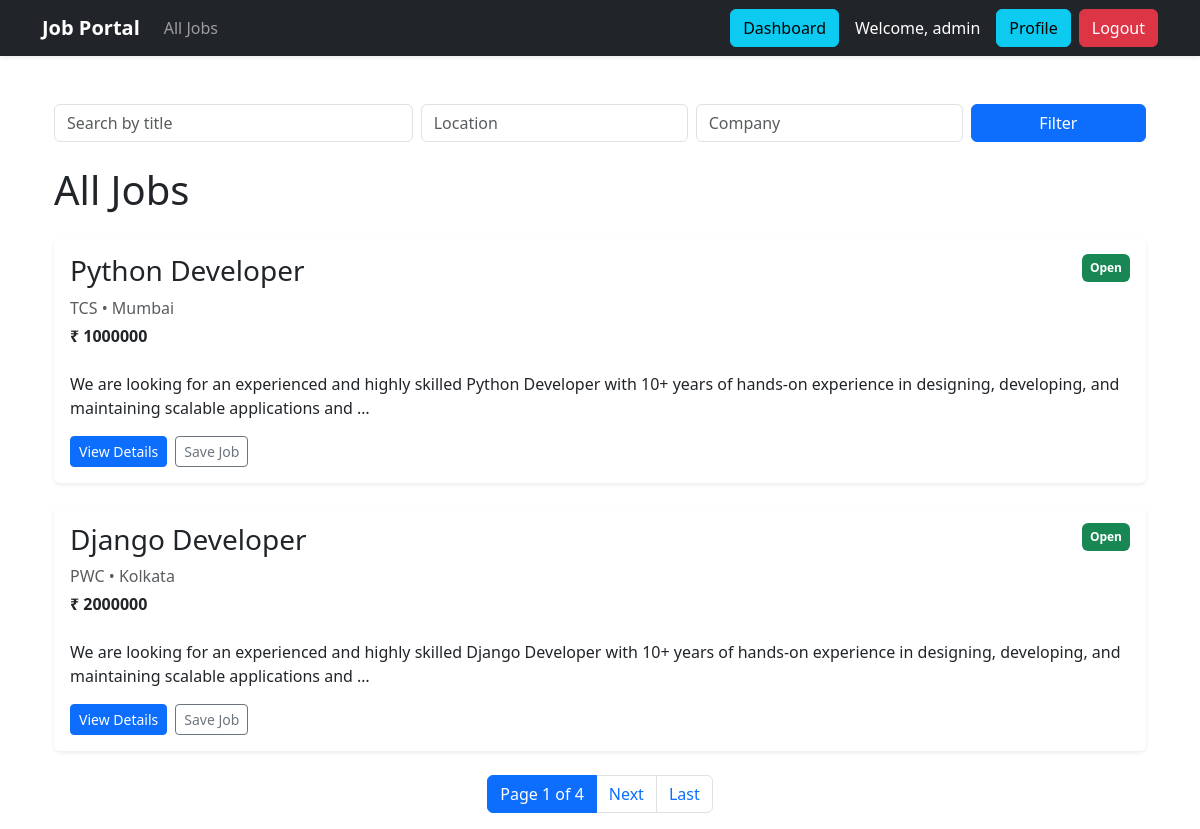
Page /jobs/ (signed in) on the committed database.
### jobs/models.py (models this page shows, shortened)
class Job(models.Model):
    posted_by = models.ForeignKey(
        User, on_delete=models.CASCADE, related_name="posted_jobs", null=True
    )
    title = models.CharField(max_length=200)
    company_name = models.CharField(max_length=200)
    location = models.CharField(max_length=200)
    salary = models.CharField(max_length=100)
    description = models.TextField()
    saved_by = models.ManyToManyField(User, related_name="saved_jobs", blank=True)
    created_at = models.DateTimeField(auto_now_add=True)

### jobs/views.py (the view)
# urls.py: path("", views.JobListView.as_view(), name="job_list"),
class JobListView(ListView):
    model = Job
    template_name = "jobs/job_list.html"
    context_object_name = "jobs"
    paginate_by = 2
    def get_queryset(self):
        queryset = super().get_queryset()
        keyword = self.request.GET.get("keyword")
        location = self.request.GET.get("location")
        company = self.request.GET.get("company")
        if keyword:
            queryset = queryset.filter(title__icontains=keyword)
        if location:
            queryset = queryset.filter(location__icontains=location)
        if company:
            queryset = queryset.filter(company_name__icontains=company)
        return queryset
    def get_context_data(self, **kwargs):
        context = super().get_context_data(**kwargs)
        saved_job_ids = []
        if self.request.user.is_authenticated:
            saved_job_ids = self.request.user.saved_jobs.values_list("id", flat=True)
        context["saved_job_ids"] = saved_job_ids
        return context

### jobs/templates/jobs/job_list.html (shortened to what this page needs)
{% extends "base.html" %}
{% block content %}
<div class="container mt-5">
<form method="GET" class="mb-4">
    <div class="row g-2">
        <div class="col-md-4">
            <input
                type="text"
                name="keyword"
                class="form-control"
                placeholder="Search by title"
                value="{{ request.GET.keyword }}"
            >
        </div>
        <div class="col-md-3">
            <input
                type="text"
                name="location"
                class="form-control"
                placeholder="Location"
                value="{{ request.GET.location }}"
            >
        </div>
        <div class="col-md-3">
            <input
                type="text"
                name="company"
                class="form-control"
                placeholder="Company"
                value="{{ request.GET.company }}"
            >
        </div>
        <div class="col-md-2">
            <button
                type="submit"
                class="btn btn-primary w-100">
                Filter
            </button>
        </div>
    </div>
</form>
    <h1 class="mb-4">
        All Jobs
    </h1>
    {% for job in jobs %}
        <div class="card shadow-sm mb-4 border-0">
            <div class="card-body">
                <div class="d-flex justify-content-between align-items-start">
                    <div>
                        <h3 class="mb-2">
                            {{ job.title }}
                        </h3>
                        <p class="text-muted mb-1">
                            {{ job.company_name }}
                            •
                            {{ job.location }}
                        </p>
                        <p class="fw-bold mb-2">
                            ₹ {{ job.salary }}
                        </p>
                    </div>
                    <div>
                        <span class="badge bg-success p-2">
                            Open
                        </span>
                    </div>
                </div>
                <p class="mt-3">
                    {{ job.description|truncatewords:25 }}
                </p>
                <div class="d-flex gap-2 flex-wrap mt-3">
                    <a
                        href="{% url 'job_detail' pk=job.id %}"
                        class="btn btn-primary btn-sm">
                        View Details
                    </a>
{% if user.is_authenticated %}
    {% if job.id in saved_job_ids %}
        <button
            class="btn btn-success btn-sm"
            disabled>
            Saved ✓
        </button>
    {% else %}
        <a
            href="{% url 'save_job' job.id %}"
            class="btn btn-outline-secondary btn-sm">
            Save Job
        </a>
    {% endif %}
{% endif %}
                </div>
            </div>
        </div>
    {% empty %}
        <div class="alert alert-info">
            No jobs available.
        </div>
    {% endfor %}
{% if is_paginated %}
    <nav class="mt-4">
        <ul class="pagination justify-content-center">
            <li class="page-item active">
                <span class="page-link">
                    Page {{ page_obj.number }}
                    of
                    {{ page_obj.paginator.num_pages }}
                </span>
            </li>
            {% if page_obj.has_next %}
                <li class="page-item">
                    <a
                        class="page-link"
                        href="?page={{ page_obj.next_page_number }}">
                        Next
                    </a>
                </li>
                <li class="page-item">
                    <a
                        class="page-link"
                        href="?page={{ page_obj.paginator.num_pages }}">
                        Last
                    </a>
                </li>
            {% endif %}
        </ul>
    </nav>
{% endif %}
</div>
{% endblock %}

### templates/base.html (shortened to what this page needs)
{% load static %}
<!DOCTYPE html>
<html lang="en">
<head>
    <link
      href="https://cdn.jsdelivr.net/npm/bootstrap@5.3.7/dist/css/bootstrap.min.css"
      rel="stylesheet"
    >
</head>
<body>
<nav class="navbar navbar-expand-lg navbar-dark bg-dark shadow-sm">
    <div class="container">
        <a class="navbar-brand fw-bold" href="/">
            Job Portal
        </a>
        <div class="collapse navbar-collapse" id="navbarNav">
            <ul class="navbar-nav">
                <li class="nav-item">
                    <a
                        class="nav-link"
                        href="{% url 'job_list' %}">
                        All Jobs
                    </a>
                </li>
            </ul>
            <div class="ms-auto d-flex align-items-center">
                {% if user.is_authenticated %}
                    {% if user.profile.role == 'recruiter' %}
                        <a
                            href="{% url 'dashboard' %}"
                            class="btn btn-primary me-2">
                            Dashboard
                        </a>
                        <a
                            href="{% url 'recruiter_jobs' %}"
                            class="btn btn-dark me-2">
                            My Jobs
                        </a>
                        <a
                            href="{% url 'create_job' %}"
                            class="btn btn-warning me-4">
                            Post Job
                        </a>
                    {% else %}
                        <a
                            href="{% url 'dashboard' %}"
                            class="btn btn-info me-3">
                            Dashboard
                        </a>
                    {% endif %}
                    <span class="text-white me-3">
                        Welcome, {{ user.username }}
                    </span>
                    <a
                        href="{% url 'profile' %}"
                        class="btn btn-info me-2">
                        Profile
                    </a>
                    <a
                        href="{% url 'logout' %}"
                        class="btn btn-danger">
                        Logout
                    </a>
                {% endif %}
            </div>
        </div>
    </div>
</nav>
    <div class="container mt-4">
        {% block content %}
        {% endblock %}
    </div>
</body>
</html>

### rows in the picture
Job: title "Python Developer", company_name "TCS", location "Mumbai", salary "1000000", description "We are looking for an experienced and highly skilled Python Developer with 10+ years of hands-on experience in designing, developing, and maintaining scalable applications and …", shows "Save Job"
Job: title "Django Developer", company_name "PWC", location "Kolkata", salary "2000000", description "We are looking for an experienced and highly skilled Django Developer with 10+ years of hands-on experience in designing, developing, and maintaining scalable applications and …", shows "Save Job"

### other values in the picture
{{ user.username }} "admin"
{{ page_obj.number }} "1"
{{ page_obj.paginator.num_pages }} "4"
